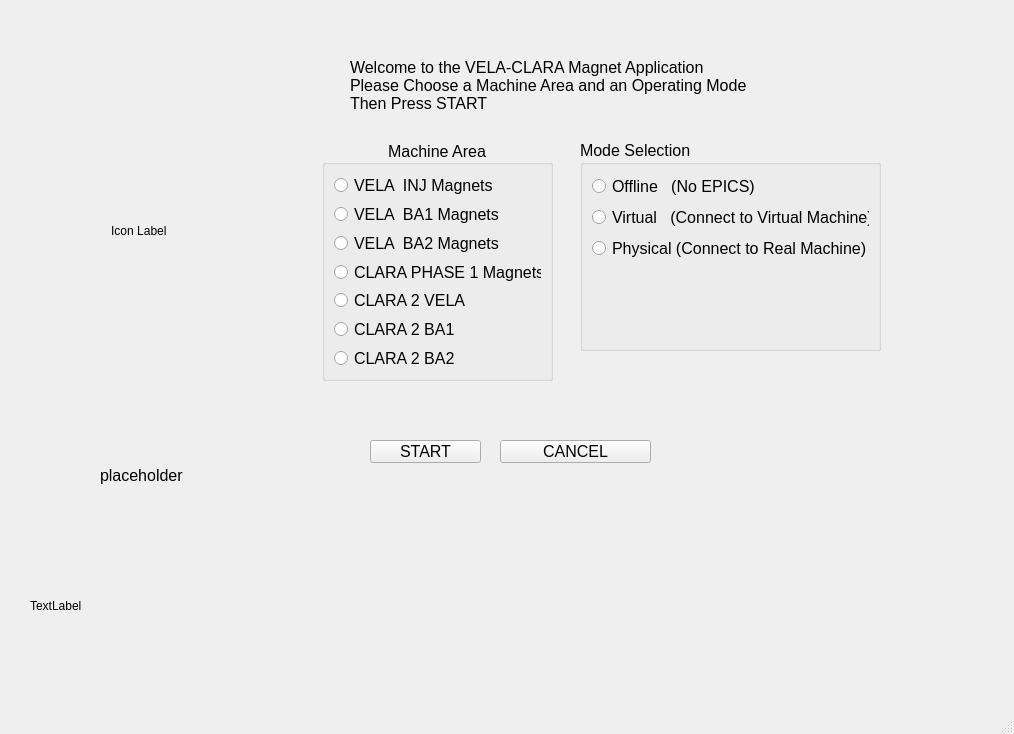
<?xml version="1.0" encoding="UTF-8"?>
<ui version="4.0">
 <class>magnetAppStartup</class>
 <widget class="QMainWindow" name="magnetAppStartup">
  <property name="geometry">
   <rect>
    <x>0</x>
    <y>0</y>
    <width>1014</width>
    <height>734</height>
   </rect>
  </property>
  <property name="windowTitle">
   <string>MainWindow</string>
  </property>
  <widget class="QWidget" name="centralwidget">
   <widget class="QPushButton" name="startButton">
    <property name="geometry">
     <rect>
      <x>370</x>
      <y>440</y>
      <width>111</width>
      <height>23</height>
     </rect>
    </property>
    <property name="font">
     <font>
      <pointsize>12</pointsize>
     </font>
    </property>
    <property name="text">
     <string>START</string>
    </property>
   </widget>
   <widget class="QPushButton" name="cancelButton">
    <property name="geometry">
     <rect>
      <x>500</x>
      <y>440</y>
      <width>151</width>
      <height>23</height>
     </rect>
    </property>
    <property name="font">
     <font>
      <pointsize>12</pointsize>
     </font>
    </property>
    <property name="text">
     <string>CANCEL</string>
    </property>
   </widget>
   <widget class="QGroupBox" name="machineAreaSelection">
    <property name="geometry">
     <rect>
      <x>322</x>
      <y>140</y>
      <width>231</width>
      <height>241</height>
     </rect>
    </property>
    <property name="font">
     <font>
      <pointsize>12</pointsize>
     </font>
    </property>
    <property name="title">
     <string>Machine Area</string>
    </property>
    <property name="alignment">
     <set>Qt::AlignCenter</set>
    </property>
    <layout class="QVBoxLayout" name="verticalLayout_3">
     <item>
      <widget class="QRadioButton" name="VELA_INJ">
       <property name="text">
        <string>VELA  INJ Magnets</string>
       </property>
       <attribute name="buttonGroup">
        <string notr="true">machineAreaButtons</string>
       </attribute>
      </widget>
     </item>
     <item>
      <widget class="QRadioButton" name="VELA_BA1">
       <property name="text">
        <string>VELA  BA1 Magnets</string>
       </property>
       <attribute name="buttonGroup">
        <string notr="true">machineAreaButtons</string>
       </attribute>
      </widget>
     </item>
     <item>
      <widget class="QRadioButton" name="VELA_BA2">
       <property name="text">
        <string>VELA  BA2 Magnets</string>
       </property>
       <attribute name="buttonGroup">
        <string notr="true">machineAreaButtons</string>
       </attribute>
      </widget>
     </item>
     <item>
      <widget class="QRadioButton" name="CLARA_PHASE_1">
       <property name="text">
        <string>CLARA PHASE 1 Magnets</string>
       </property>
       <attribute name="buttonGroup">
        <string notr="true">machineAreaButtons</string>
       </attribute>
      </widget>
     </item>
     <item>
      <widget class="QRadioButton" name="CLARA_2_VELA">
       <property name="text">
        <string>CLARA 2 VELA</string>
       </property>
       <attribute name="buttonGroup">
        <string notr="true">machineAreaButtons</string>
       </attribute>
      </widget>
     </item>
     <item>
      <widget class="QRadioButton" name="CLARA_2_BA1">
       <property name="text">
        <string>CLARA 2 BA1</string>
       </property>
      </widget>
     </item>
     <item>
      <widget class="QRadioButton" name="CLARA_2_BA2">
       <property name="text">
        <string>CLARA 2 BA2</string>
       </property>
      </widget>
     </item>
     <item>
      <spacer name="verticalSpacer_2">
       <property name="orientation">
        <enum>Qt::Vertical</enum>
       </property>
       <property name="sizeHint" stdset="0">
        <size>
         <width>20</width>
         <height>40</height>
        </size>
       </property>
      </spacer>
     </item>
    </layout>
    <zorder>CLARA_PHASE_1</zorder>
    <zorder>VELA_BA2</zorder>
    <zorder>VELA_BA1</zorder>
    <zorder>VELA_INJ</zorder>
    <zorder>verticalSpacer_2</zorder>
    <zorder>CLARA_2_VELA</zorder>
    <zorder>CLARA_2_BA1</zorder>
    <zorder>CLARA_2_BA2</zorder>
   </widget>
   <widget class="QGroupBox" name="modeSelection">
    <property name="geometry">
     <rect>
      <x>580</x>
      <y>140</y>
      <width>301</width>
      <height>211</height>
     </rect>
    </property>
    <property name="font">
     <font>
      <pointsize>12</pointsize>
     </font>
    </property>
    <property name="title">
     <string>Mode Selection</string>
    </property>
    <layout class="QVBoxLayout" name="verticalLayout_2">
     <item>
      <widget class="QRadioButton" name="offlineMode">
       <property name="text">
        <string>Offline   (No EPICS)</string>
       </property>
       <attribute name="buttonGroup">
        <string notr="true">machineModeButtons</string>
       </attribute>
      </widget>
     </item>
     <item>
      <widget class="QRadioButton" name="virtualMode">
       <property name="text">
        <string>Virtual   (Connect to Virtual Machine)</string>
       </property>
       <attribute name="buttonGroup">
        <string notr="true">machineModeButtons</string>
       </attribute>
      </widget>
     </item>
     <item>
      <widget class="QRadioButton" name="physicalMode">
       <property name="text">
        <string>Physical (Connect to Real Machine)</string>
       </property>
       <attribute name="buttonGroup">
        <string notr="true">machineModeButtons</string>
       </attribute>
      </widget>
     </item>
     <item>
      <spacer name="verticalSpacer">
       <property name="orientation">
        <enum>Qt::Vertical</enum>
       </property>
       <property name="sizeHint" stdset="0">
        <size>
         <width>20</width>
         <height>40</height>
        </size>
       </property>
      </spacer>
     </item>
    </layout>
   </widget>
   <widget class="QLabel" name="instructionLabel">
    <property name="geometry">
     <rect>
      <x>350</x>
      <y>50</y>
      <width>611</width>
      <height>71</height>
     </rect>
    </property>
    <property name="font">
     <font>
      <pointsize>12</pointsize>
     </font>
    </property>
    <property name="text">
     <string>Welcome to the VELA-CLARA Magnet Application 
Please Choose a Machine Area and an Operating Mode 
Then Press START </string>
    </property>
    <property name="alignment">
     <set>Qt::AlignLeading|Qt::AlignLeft|Qt::AlignVCenter</set>
    </property>
   </widget>
   <widget class="QLabel" name="iconLabel">
    <property name="geometry">
     <rect>
      <x>30</x>
      <y>100</y>
      <width>221</width>
      <height>261</height>
     </rect>
    </property>
    <property name="text">
     <string>Icon Label </string>
    </property>
    <property name="alignment">
     <set>Qt::AlignCenter</set>
    </property>
   </widget>
   <widget class="QLabel" name="waitMessageLabel">
    <property name="geometry">
     <rect>
      <x>100</x>
      <y>460</y>
      <width>491</width>
      <height>31</height>
     </rect>
    </property>
    <property name="font">
     <font>
      <pointsize>12</pointsize>
     </font>
    </property>
    <property name="text">
     <string>placeholder</string>
    </property>
   </widget>
   <widget class="QLabel" name="logoLabel">
    <property name="geometry">
     <rect>
      <x>30</x>
      <y>550</y>
      <width>951</width>
      <height>111</height>
     </rect>
    </property>
    <property name="text">
     <string>TextLabel</string>
    </property>
   </widget>
  </widget>
  <widget class="QMenuBar" name="menubar">
   <property name="geometry">
    <rect>
     <x>0</x>
     <y>0</y>
     <width>1014</width>
     <height>21</height>
    </rect>
   </property>
  </widget>
  <widget class="QStatusBar" name="statusbar"/>
 </widget>
 <resources/>
 <connections/>
 <buttongroups>
  <buttongroup name="machineAreaButtons"/>
  <buttongroup name="machineModeButtons"/>
 </buttongroups>
</ui>
